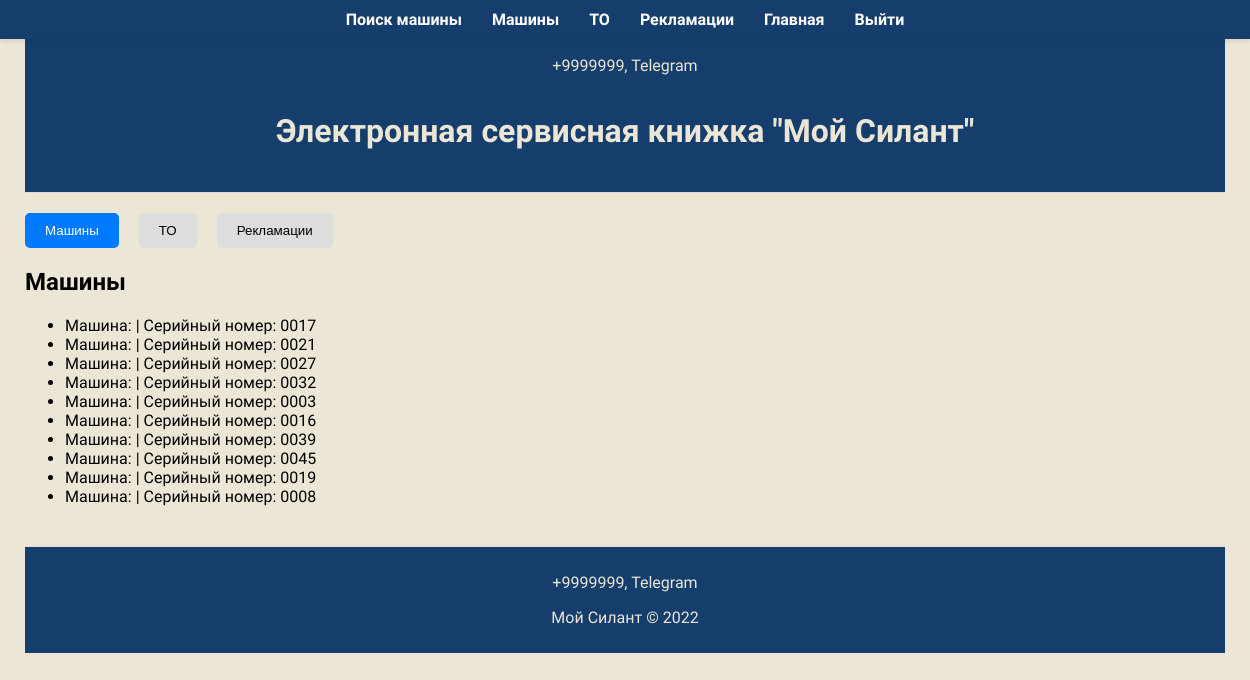
The app's page /dashboard/ (signed in) with its own data.
### app/models.py (models this page shows, shortened)
class Machine(models.Model):
    machine_serial_number = models.CharField(max_length=50, unique=True, verbose_name="Зав. № машины")
    model_technique = models.ForeignKey(Reference, on_delete=models.PROTECT, limit_choices_to={'entity_name': 'Модель техники'}, related_name="machines_with_model_technique", verbose_name="Модель техники")
    engine_model = models.ForeignKey(Reference, on_delete=models.PROTECT, limit_choices_to={'entity_name': 'Модель двигателя'}, related_name="machines_with_engine_model", verbose_name="Модель двигателя")
    engine_serial_number = models.CharField(max_length=50, blank=True, null=True, verbose_name="Зав. № двигателя")
    transmission_model = models.ForeignKey(Reference, on_delete=models.PROTECT, limit_choices_to={'entity_name': 'Модель трансмиссии'}, related_name="machines_with_transmission_model", verbose_name="Модель трансмиссии")
    transmission_serial_number = models.CharField(max_length=50, blank=True, null=True, verbose_name="Зав. № трансмиссии")
    drive_axle_model = models.ForeignKey(Reference, on_delete=models.PROTECT, limit_choices_to={'entity_name': 'Модель ведущего моста'}, related_name="machines_with_drive_axle_model", verbose_name="Модель ведущего моста")
    drive_axle_serial_number = models.CharField(max_length=50, blank=True, null=True, verbose_name="Зав. № ведущего моста")
    steering_axle_model = models.ForeignKey(Reference, on_delete=models.PROTECT, limit_choices_to={'entity_name': 'Модель управляемого моста'}, related_name="machines_with_steering_axle_model", verbose_name="Модель управляемого моста")
    steering_axle_serial_number = models.CharField(max_length=50, blank=True, null=True, verbose_name="Зав. № управляемого моста")
    supply_contract = models.TextField(blank=True, null=True, verbose_name="Договор поставки №, дата")
    shipment_date = models.DateField(blank=True, null=True, verbose_name="Дата отгрузки с завода")
    consignee = models.CharField(max_length=200, blank=True, null=True, verbose_name="Грузополучатель (конечный потребитель)")
    delivery_address = models.CharField(max_length=300, blank=True, null=True, verbose_name="Адрес поставки (эксплуатации)")
    additional_options = models.TextField(blank=True, null=True, verbose_name="Комплектация (доп. опции)")
    client = models.ForeignKey(User, on_delete=models.SET_NULL, related_name='client_machines', blank=True, null=True, verbose_name="Клиент")
    service_company = models.ForeignKey(User, on_delete=models.SET_NULL, related_name='service_machines', blank=True, null=True, verbose_name="Сервисная компания")

### app/views.py (the view)
# urls.py: path('dashboard/', views.dashboard_view, name='dashboard'),
@login_required
def dashboard_view(request):
    machines = Machine.objects.all()
    maintenances = Maintenance.objects.all()
    complaints = Complaint.objects.all()
    return render(request, 'dashboard.html', {
        'machines': machines,
        'maintenances': maintenances,
        'complaints': complaints
    })

### app/templates/dashboard.html (shortened to what this page needs)
{% extends "base.html" %}
{% block content %}
<header>
    <div class="header-content">
        <div class="header-info">
            <p>+9999999, Telegram</p>
        </div>
    </div>
    <h1>Электронная сервисная книжка "Мой Силант"</h1>
</header>
<section class="main-content">
    <ul class="tabs">
        <li><button class="tab-link active" data-tab="machines">Машины</button></li>
        <li><button class="tab-link" data-tab="maintenance">ТО</button></li>
        <li><button class="tab-link" data-tab="complaints">Рекламации</button></li>
    </ul>
    <div class="tab-content" id="machines">
        <h2>Машины</h2>
        <ul>
            {% for machine in machines %}
                <li>Машина: {{ machine.name }} | Серийный номер: {{ machine.machine_serial_number }}</li>
            {% empty %}
                <li>Нет данных</li>
            {% endfor %}
        </ul>
    </div>
</section>
<footer>
    <p>+9999999, Telegram</p>
    <p>Мой Силант © 2022</p>
</footer>
{% endblock %}

### app/templates/base.html (shortened to what this page needs)
{% load static %}
<!DOCTYPE html>
<html lang="en">
<head>
    <link rel="stylesheet" href="{% static 'css/style.css' %}">
</head>
<body>
    {% include "includes/navbar.html" %}
    <div class="container">
        {% block content %}{% endblock %}
    </div>
</body>
</html>

### app/templates/includes/navbar.html
<nav>
    <ul>
        <li><a href="{% url 'welcome' %}">Поиск машины</a></li>
        {% if user.is_authenticated %}
            <li><a href="{% url 'machine_list' %}">Машины</a></li>
            <li><a href="{% url 'maintenance_list' %}">ТО</a></li>
            <li><a href="{% url 'complaint_list' %}">Рекламации</a></li>
            <li><a href="{% url 'dashboard' %}">Главная</a></li>
            <li><a href="{% url 'account_logout' %}">Выйти</a></li>
        {% else %}
            <li><a href="{% url 'login' %}">Войти</a></li>
        {% endif %}
    </ul>
</nav>

### app/static/css/style.css (style rules this page uses)
body { font-family: 'PT Astra Sans', Arial, sans-serif; margin: 0; padding: 0; background-color: #EBE6D6; }
.container { max-width: 1200px; margin: 0 auto; padding: 20px; width: 100%; }
header { background-color: #163E6C; padding: 20px; text-align: center; border-bottom: 1px solid #ddd; color: #EBE6D6; }
.header-content { display: flex; justify-content: space-between; align-items: center; }
.header-info { text-align: right; }
section { margin-top: 20px; }
footer { margin-top: 40px; text-align: center; padding: 10px; border-top: 1px solid #ddd; background-color: #163E6C; color: #EBE6D6; }
nav { background-color: #163E6C; padding: 10px 0; position: fixed; top: 0; width: 100%; z-index: 1000; box-shadow: 0 2px 5px rgba(0, 0, 0, 0.1); }
nav ul { list-style: none; margin: 0; padding: 0; display: flex; justify-content: center; align-items: center; }
nav ul li { margin: 0 15px; }
nav ul li a { color: white; text-decoration: none; font-size: 16px; font-weight: bold; }
@media (max-width: 1366px) { .header-content { flex-direction: column; } }
.tabs { list-style: none; padding: 0; display: flex; gap: 20px; margin-bottom: 20px; }
.tab-link { text-decoration: none; padding: 10px 20px; background: #ddd; border: none; border-radius: 5px; cursor: pointer; }
.tab-link.active { background: #007bff; color: white; }

### app/templates/dashboard.html (style rules this page uses)
.tabs { list-style: none; padding: 0; display: flex; gap: 20px; margin-bottom: 20px; }
.tab-link { text-decoration: none; padding: 10px 20px; background: #ddd; border: none; border-radius: 5px; cursor: pointer; }
.tab-link.active { background: #007bff; color: white; }

### records on screen
Machine: machine_serial_number "0017"
Machine: machine_serial_number "0021"
Machine: machine_serial_number "0027"
Machine: machine_serial_number "0032"
Machine: machine_serial_number "0003"
Machine: machine_serial_number "0016"
Machine: machine_serial_number "0039"
Machine: machine_serial_number "0045"
Machine: machine_serial_number "0019"
Machine: machine_serial_number "0008"
